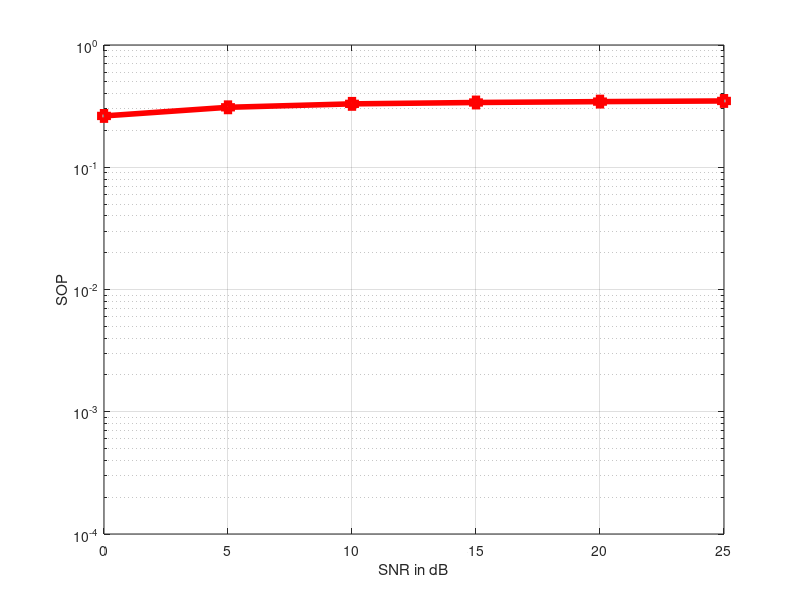

The MATLAB source for this figure:
clear all; close all; clc;
%%
M = 4; N = 3; K = 2; % M is number of intermediate nodes, N is the number of antennas at the destination, K is the number of eavesdroppers
samples = 10^2;
dB = 0:5:25;
SOP=0;
for sample = 1:samples
    var = 1;
    H = sqrt(var/2)*(randn(N,M)+i*randn(N,M));
    G = sqrt(var/2)*(randn(K,M)+i*randn(K,M));
    
    w = [];
    gd = [];
    ge = [];
    
    for i = 1:length(dB)
        % Finding Gamma_D_max(gd), w vectors and ge
        SNR = 10^(dB(i)/10);
        gd_temp = [];
        ge_temp = [];
        for j = 2:15
            % gd calculation
            b = de2bi(j-1, M);
            H_R = H*diag(1-b);
            H_J = H*diag(b);
            Q = inv(SNR * (H_R * H_R') + eye(N)) *  (H_J * H_J');
            [u,v] = eig(Q);
            v_max = abs(max(max(v)));
            [a,~] = (find(abs(v) == v_max));
            curr{j-1} = u(:, a); % current eigen vector corresponding to the max eigen value
            gd_temp = [gd_temp v_max];
            % ge calculation
            [~, L2] = find(b==1); % identifying jammer nodes
            [~, L1] = find(b==0); % identifying relay nodes
            G_num = G(:, L1);
            G_denom = G(:, L2);
            G_num = abs(sum(G_num)).^2;
            G_denom = sum(abs(G_denom).^2);
            temp = max(SNR*G_num./(1+G_denom*SNR));
            ge_temp = [ge_temp abs(temp)];
        end
        gd = [gd; gd_temp];
        ge = [ge; ge_temp];
        w = [w; curr];
    end
    
    for i = 1:14
        R=max(0.5*(log2(1+gd(:,i))-log2(1+ge(:,i))),0);
        Ri=(R<1);
        SOP = SOP+Ri;
    end
end
%%
Pout = SOP/(14*samples);
semilogy(dB, Pout,'-sr','LineWidth',4);
hold on; grid on;
ylim([10^-4 1]);
xlabel("SNR in dB");
ylabel("SOP");

